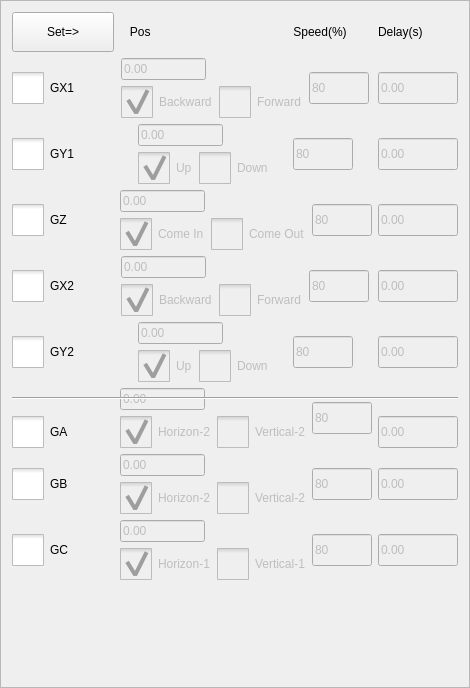
<?xml version="1.0" encoding="UTF-8"?>
<ui version="4.0">
 <class>ActionSettingFrame</class>
 <widget class="QFrame" name="ActionSettingFrame">
  <property name="geometry">
   <rect>
    <x>0</x>
    <y>0</y>
    <width>470</width>
    <height>688</height>
   </rect>
  </property>
  <property name="windowTitle">
   <string>Frame</string>
  </property>
  <property name="frameShape">
   <enum>QFrame::StyledPanel</enum>
  </property>
  <property name="frameShadow">
   <enum>QFrame::Raised</enum>
  </property>
  <layout class="QGridLayout" name="gridLayout">
   <item row="10" column="0">
    <widget class="QCheckBox" name="gCButton">
     <property name="styleSheet">
      <string notr="true">::indicator {
     width: 32px;
     height: 32px;
 }

::indicator:unchecked 
{
     image: url(:/resource/check_unchecked.png);
 }
::indicator:checked 
{
     image: url(:/resource/check_checked.png);
 }

::indicator:checked:disabled
{
 image: url(:/resource/check_checked_disable.png);
}

::indicator:unchecked:disabled
{
 image: url(:/resource/check_unchecked_disable.png);
}</string>
     </property>
     <property name="text">
      <string>GC</string>
     </property>
     <property name="checkable">
      <bool>true</bool>
     </property>
    </widget>
   </item>
   <item row="1" column="3">
    <widget class="ICLineEditWithVirtualNumericKeypad" name="x1DelayLineEdit">
     <property name="enabled">
      <bool>false</bool>
     </property>
     <property name="minimumSize">
      <size>
       <width>80</width>
       <height>0</height>
      </size>
     </property>
     <property name="maximumSize">
      <size>
       <width>80</width>
       <height>32</height>
      </size>
     </property>
     <property name="text">
      <string>0.00</string>
     </property>
    </widget>
   </item>
   <item row="1" column="1" colspan="2">
    <layout class="QHBoxLayout" name="horizontalLayout_4">
     <item>
      <layout class="QVBoxLayout" name="verticalLayout">
       <item>
        <widget class="ICLineEditWithVirtualNumericKeypad" name="x1PosLineEdit">
         <property name="enabled">
          <bool>false</bool>
         </property>
         <property name="minimumSize">
          <size>
           <width>85</width>
           <height>0</height>
          </size>
         </property>
         <property name="maximumSize">
          <size>
           <width>85</width>
           <height>32</height>
          </size>
         </property>
         <property name="text">
          <string>0.00</string>
         </property>
        </widget>
       </item>
       <item>
        <layout class="QHBoxLayout" name="horizontalLayout">
         <item>
          <widget class="QCheckBox" name="x1BackwardBox">
           <property name="enabled">
            <bool>false</bool>
           </property>
           <property name="styleSheet">
            <string notr="true">::indicator {
     width: 32px;
     height: 32px;
 }

::indicator:unchecked 
{
     image: url(:/resource/check_unchecked.png);
 }
::indicator:checked 
{
     image: url(:/resource/check_checked.png);
 }

::indicator:checked:disabled
{
 image: url(:/resource/check_checked_disable.png);
}

::indicator:unchecked:disabled
{
 image: url(:/resource/check_unchecked_disable.png);
}</string>
           </property>
           <property name="text">
            <string>Backward</string>
           </property>
           <property name="checked">
            <bool>true</bool>
           </property>
           <attribute name="buttonGroup">
            <string notr="true">x1BoxbuttonGroup</string>
           </attribute>
          </widget>
         </item>
         <item>
          <widget class="QCheckBox" name="x1ForwardBox">
           <property name="enabled">
            <bool>false</bool>
           </property>
           <property name="styleSheet">
            <string notr="true">::indicator {
     width: 32px;
     height: 32px;
 }

::indicator:unchecked 
{
     image: url(:/resource/check_unchecked.png);
 }
::indicator:checked 
{
     image: url(:/resource/check_checked.png);
 }

::indicator:checked:disabled
{
 image: url(:/resource/check_checked_disable.png);
}

::indicator:unchecked:disabled
{
 image: url(:/resource/check_unchecked_disable.png);
}</string>
           </property>
           <property name="text">
            <string>Forward</string>
           </property>
           <property name="checked">
            <bool>false</bool>
           </property>
           <attribute name="buttonGroup">
            <string notr="true">x1BoxbuttonGroup</string>
           </attribute>
          </widget>
         </item>
        </layout>
       </item>
      </layout>
     </item>
     <item>
      <widget class="ICLineEditWithVirtualNumericKeypad" name="x1SpeedLineEdit">
       <property name="enabled">
        <bool>false</bool>
       </property>
       <property name="minimumSize">
        <size>
         <width>60</width>
         <height>0</height>
        </size>
       </property>
       <property name="maximumSize">
        <size>
         <width>60</width>
         <height>32</height>
        </size>
       </property>
       <property name="text">
        <string>80</string>
       </property>
      </widget>
     </item>
    </layout>
   </item>
   <item row="7" column="1" rowspan="2" colspan="2">
    <layout class="QHBoxLayout" name="horizontalLayout_7">
     <item>
      <layout class="QVBoxLayout" name="verticalLayout_12">
       <item>
        <widget class="ICLineEditWithVirtualNumericKeypad" name="aPosLineEdit">
         <property name="enabled">
          <bool>false</bool>
         </property>
         <property name="minimumSize">
          <size>
           <width>85</width>
           <height>0</height>
          </size>
         </property>
         <property name="maximumSize">
          <size>
           <width>85</width>
           <height>32</height>
          </size>
         </property>
         <property name="text">
          <string>0.00</string>
         </property>
        </widget>
       </item>
       <item>
        <layout class="QHBoxLayout" name="horizontalLayout_16">
         <item>
          <widget class="QCheckBox" name="aHorizonBox">
           <property name="enabled">
            <bool>false</bool>
           </property>
           <property name="styleSheet">
            <string notr="true">::indicator {
     width: 32px;
     height: 32px;
 }

::indicator:unchecked 
{
     image: url(:/resource/check_unchecked.png);
 }
::indicator:checked 
{
     image: url(:/resource/check_checked.png);
 }

::indicator:checked:disabled
{
 image: url(:/resource/check_checked_disable.png);
}

::indicator:unchecked:disabled
{
 image: url(:/resource/check_unchecked_disable.png);
}</string>
           </property>
           <property name="text">
            <string>Horizon-2</string>
           </property>
           <property name="checked">
            <bool>true</bool>
           </property>
           <attribute name="buttonGroup">
            <string notr="true">aBoxbuttonGroup</string>
           </attribute>
          </widget>
         </item>
         <item>
          <widget class="QCheckBox" name="aVerticalBox">
           <property name="enabled">
            <bool>false</bool>
           </property>
           <property name="styleSheet">
            <string notr="true">::indicator {
     width: 32px;
     height: 32px;
 }

::indicator:unchecked 
{
     image: url(:/resource/check_unchecked.png);
 }
::indicator:checked 
{
     image: url(:/resource/check_checked.png);
 }

::indicator:checked:disabled
{
 image: url(:/resource/check_checked_disable.png);
}

::indicator:unchecked:disabled
{
 image: url(:/resource/check_unchecked_disable.png);
}</string>
           </property>
           <property name="text">
            <string>Vertical-2</string>
           </property>
           <attribute name="buttonGroup">
            <string notr="true">aBoxbuttonGroup</string>
           </attribute>
          </widget>
         </item>
        </layout>
       </item>
      </layout>
     </item>
     <item>
      <widget class="ICLineEditWithVirtualNumericKeypad" name="aSpeedLineEdit">
       <property name="enabled">
        <bool>false</bool>
       </property>
       <property name="minimumSize">
        <size>
         <width>60</width>
         <height>0</height>
        </size>
       </property>
       <property name="maximumSize">
        <size>
         <width>60</width>
         <height>32</height>
        </size>
       </property>
       <property name="text">
        <string>80</string>
       </property>
      </widget>
     </item>
    </layout>
   </item>
   <item row="4" column="1" colspan="2">
    <layout class="QHBoxLayout" name="horizontalLayout_14">
     <item>
      <layout class="QVBoxLayout" name="verticalLayout_2">
       <item>
        <widget class="ICLineEditWithVirtualNumericKeypad" name="x2PosLineEdit">
         <property name="enabled">
          <bool>false</bool>
         </property>
         <property name="minimumSize">
          <size>
           <width>85</width>
           <height>0</height>
          </size>
         </property>
         <property name="maximumSize">
          <size>
           <width>85</width>
           <height>32</height>
          </size>
         </property>
         <property name="text">
          <string>0.00</string>
         </property>
        </widget>
       </item>
       <item>
        <layout class="QHBoxLayout" name="horizontalLayout_2">
         <item>
          <widget class="QCheckBox" name="x2BackwardBox">
           <property name="enabled">
            <bool>false</bool>
           </property>
           <property name="styleSheet">
            <string notr="true">::indicator {
     width: 32px;
     height: 32px;
 }

::indicator:unchecked 
{
     image: url(:/resource/check_unchecked.png);
 }
::indicator:checked 
{
     image: url(:/resource/check_checked.png);
 }

::indicator:checked:disabled
{
 image: url(:/resource/check_checked_disable.png);
}

::indicator:unchecked:disabled
{
 image: url(:/resource/check_unchecked_disable.png);
}</string>
           </property>
           <property name="text">
            <string>Backward</string>
           </property>
           <property name="checked">
            <bool>true</bool>
           </property>
           <attribute name="buttonGroup">
            <string notr="true">x2BoxbuttonGroup</string>
           </attribute>
          </widget>
         </item>
         <item>
          <widget class="QCheckBox" name="x2ForwardBox">
           <property name="enabled">
            <bool>false</bool>
           </property>
           <property name="styleSheet">
            <string notr="true">::indicator {
     width: 32px;
     height: 32px;
 }

::indicator:unchecked 
{
     image: url(:/resource/check_unchecked.png);
 }
::indicator:checked 
{
     image: url(:/resource/check_checked.png);
 }

::indicator:checked:disabled
{
 image: url(:/resource/check_checked_disable.png);
}

::indicator:unchecked:disabled
{
 image: url(:/resource/check_unchecked_disable.png);
}</string>
           </property>
           <property name="text">
            <string>Forward</string>
           </property>
           <property name="checked">
            <bool>false</bool>
           </property>
           <attribute name="buttonGroup">
            <string notr="true">x2BoxbuttonGroup</string>
           </attribute>
          </widget>
         </item>
        </layout>
       </item>
      </layout>
     </item>
     <item>
      <widget class="ICLineEditWithVirtualNumericKeypad" name="x2SpeedLineEdit">
       <property name="enabled">
        <bool>false</bool>
       </property>
       <property name="minimumSize">
        <size>
         <width>60</width>
         <height>0</height>
        </size>
       </property>
       <property name="maximumSize">
        <size>
         <width>60</width>
         <height>32</height>
        </size>
       </property>
       <property name="text">
        <string>80</string>
       </property>
      </widget>
     </item>
    </layout>
   </item>
   <item row="8" column="3">
    <widget class="ICLineEditWithVirtualNumericKeypad" name="aDelayLineEdit">
     <property name="enabled">
      <bool>false</bool>
     </property>
     <property name="minimumSize">
      <size>
       <width>80</width>
       <height>0</height>
      </size>
     </property>
     <property name="maximumSize">
      <size>
       <width>80</width>
       <height>32</height>
      </size>
     </property>
     <property name="text">
      <string>0.00</string>
     </property>
    </widget>
   </item>
   <item row="3" column="3">
    <widget class="ICLineEditWithVirtualNumericKeypad" name="zDelayLineEdit">
     <property name="enabled">
      <bool>false</bool>
     </property>
     <property name="minimumSize">
      <size>
       <width>80</width>
       <height>0</height>
      </size>
     </property>
     <property name="maximumSize">
      <size>
       <width>80</width>
       <height>32</height>
      </size>
     </property>
     <property name="text">
      <string>0.00</string>
     </property>
    </widget>
   </item>
   <item row="4" column="3">
    <widget class="ICLineEditWithVirtualNumericKeypad" name="x2DelayLineEdit">
     <property name="enabled">
      <bool>false</bool>
     </property>
     <property name="minimumSize">
      <size>
       <width>80</width>
       <height>0</height>
      </size>
     </property>
     <property name="maximumSize">
      <size>
       <width>80</width>
       <height>32</height>
      </size>
     </property>
     <property name="text">
      <string>0.00</string>
     </property>
    </widget>
   </item>
   <item row="2" column="1" colspan="2">
    <layout class="QHBoxLayout" name="horizontalLayout_5">
     <item>
      <layout class="QVBoxLayout" name="verticalLayout_9">
       <item>
        <widget class="ICLineEditWithVirtualNumericKeypad" name="y1PosLineEdit">
         <property name="enabled">
          <bool>false</bool>
         </property>
         <property name="minimumSize">
          <size>
           <width>85</width>
           <height>0</height>
          </size>
         </property>
         <property name="maximumSize">
          <size>
           <width>85</width>
           <height>32</height>
          </size>
         </property>
         <property name="text">
          <string>0.00</string>
         </property>
        </widget>
       </item>
       <item>
        <layout class="QHBoxLayout" name="horizontalLayout_11">
         <item>
          <widget class="QCheckBox" name="y1UpBox">
           <property name="enabled">
            <bool>false</bool>
           </property>
           <property name="styleSheet">
            <string notr="true">::indicator {
     width: 32px;
     height: 32px;
 }

::indicator:unchecked 
{
     image: url(:/resource/check_unchecked.png);
 }
::indicator:checked 
{
     image: url(:/resource/check_checked.png);
 }

::indicator:checked:disabled
{
 image: url(:/resource/check_checked_disable.png);
}

::indicator:unchecked:disabled
{
 image: url(:/resource/check_unchecked_disable.png);
}</string>
           </property>
           <property name="text">
            <string>Up</string>
           </property>
           <property name="checked">
            <bool>true</bool>
           </property>
           <attribute name="buttonGroup">
            <string notr="true">y1BoxbuttonGroup</string>
           </attribute>
          </widget>
         </item>
         <item>
          <widget class="QCheckBox" name="y1DownBox">
           <property name="enabled">
            <bool>false</bool>
           </property>
           <property name="styleSheet">
            <string notr="true">::indicator {
     width: 32px;
     height: 32px;
 }

::indicator:unchecked 
{
     image: url(:/resource/check_unchecked.png);
 }
::indicator:checked 
{
     image: url(:/resource/check_checked.png);
 }

::indicator:checked:disabled
{
 image: url(:/resource/check_checked_disable.png);
}

::indicator:unchecked:disabled
{
 image: url(:/resource/check_unchecked_disable.png);
}</string>
           </property>
           <property name="text">
            <string>Down</string>
           </property>
           <attribute name="buttonGroup">
            <string notr="true">y1BoxbuttonGroup</string>
           </attribute>
          </widget>
         </item>
        </layout>
       </item>
      </layout>
     </item>
     <item>
      <widget class="ICLineEditWithVirtualNumericKeypad" name="y1SpeedLineEdit">
       <property name="enabled">
        <bool>false</bool>
       </property>
       <property name="minimumSize">
        <size>
         <width>60</width>
         <height>0</height>
        </size>
       </property>
       <property name="maximumSize">
        <size>
         <width>60</width>
         <height>32</height>
        </size>
       </property>
       <property name="text">
        <string>80</string>
       </property>
      </widget>
     </item>
    </layout>
   </item>
   <item row="3" column="0">
    <widget class="QCheckBox" name="gzButton">
     <property name="styleSheet">
      <string notr="true">::indicator {
     width: 32px;
     height: 32px;
 }

::indicator:unchecked 
{
     image: url(:/resource/check_unchecked.png);
 }
::indicator:checked 
{
     image: url(:/resource/check_checked.png);
 }

::indicator:checked:disabled
{
 image: url(:/resource/check_checked_disable.png);
}

::indicator:unchecked:disabled
{
 image: url(:/resource/check_unchecked_disable.png);
}</string>
     </property>
     <property name="text">
      <string>GZ</string>
     </property>
     <property name="checkable">
      <bool>true</bool>
     </property>
    </widget>
   </item>
   <item row="6" column="0" rowspan="2" colspan="4">
    <widget class="Line" name="line">
     <property name="styleSheet">
      <string notr="true">QMessageBox QAbstractButton
{
    min-width: 90px;
	min-height:30px;
}
</string>
     </property>
     <property name="orientation">
      <enum>Qt::Horizontal</enum>
     </property>
    </widget>
   </item>
   <item row="5" column="0">
    <widget class="QCheckBox" name="gQButton">
     <property name="styleSheet">
      <string notr="true">::indicator {
     width: 32px;
     height: 32px;
 }

::indicator:unchecked 
{
     image: url(:/resource/check_unchecked.png);
 }
::indicator:checked 
{
     image: url(:/resource/check_checked.png);
 }

::indicator:checked:disabled
{
 image: url(:/resource/check_checked_disable.png);
}

::indicator:unchecked:disabled
{
 image: url(:/resource/check_unchecked_disable.png);
}</string>
     </property>
     <property name="text">
      <string>GY2</string>
     </property>
     <property name="checkable">
      <bool>true</bool>
     </property>
    </widget>
   </item>
   <item row="3" column="1" colspan="2">
    <layout class="QHBoxLayout" name="horizontalLayout_12">
     <item>
      <layout class="QVBoxLayout" name="verticalLayout_10">
       <item>
        <widget class="ICLineEditWithVirtualNumericKeypad" name="zPosLineEdit">
         <property name="enabled">
          <bool>false</bool>
         </property>
         <property name="minimumSize">
          <size>
           <width>85</width>
           <height>0</height>
          </size>
         </property>
         <property name="maximumSize">
          <size>
           <width>85</width>
           <height>32</height>
          </size>
         </property>
         <property name="text">
          <string>0.00</string>
         </property>
        </widget>
       </item>
       <item>
        <layout class="QHBoxLayout" name="horizontalLayout_13">
         <item>
          <widget class="QCheckBox" name="zComeInBox">
           <property name="enabled">
            <bool>false</bool>
           </property>
           <property name="styleSheet">
            <string notr="true">::indicator {
     width: 32px;
     height: 32px;
 }

::indicator:unchecked 
{
     image: url(:/resource/check_unchecked.png);
 }
::indicator:checked 
{
     image: url(:/resource/check_checked.png);
 }

::indicator:checked:disabled
{
 image: url(:/resource/check_checked_disable.png);
}

::indicator:unchecked:disabled
{
 image: url(:/resource/check_unchecked_disable.png);
}</string>
           </property>
           <property name="text">
            <string>Come In</string>
           </property>
           <property name="checked">
            <bool>true</bool>
           </property>
           <attribute name="buttonGroup">
            <string notr="true">zBoxbuttonGroup</string>
           </attribute>
          </widget>
         </item>
         <item>
          <widget class="QCheckBox" name="zComeOutBox">
           <property name="enabled">
            <bool>false</bool>
           </property>
           <property name="styleSheet">
            <string notr="true">::indicator {
     width: 32px;
     height: 32px;
 }

::indicator:unchecked 
{
     image: url(:/resource/check_unchecked.png);
 }
::indicator:checked 
{
     image: url(:/resource/check_checked.png);
 }

::indicator:checked:disabled
{
 image: url(:/resource/check_checked_disable.png);
}

::indicator:unchecked:disabled
{
 image: url(:/resource/check_unchecked_disable.png);
}</string>
           </property>
           <property name="text">
            <string>Come Out</string>
           </property>
           <attribute name="buttonGroup">
            <string notr="true">zBoxbuttonGroup</string>
           </attribute>
          </widget>
         </item>
        </layout>
       </item>
      </layout>
     </item>
     <item>
      <widget class="ICLineEditWithVirtualNumericKeypad" name="zSpeedLineEdit">
       <property name="enabled">
        <bool>false</bool>
       </property>
       <property name="minimumSize">
        <size>
         <width>60</width>
         <height>0</height>
        </size>
       </property>
       <property name="maximumSize">
        <size>
         <width>60</width>
         <height>32</height>
        </size>
       </property>
       <property name="text">
        <string>80</string>
       </property>
      </widget>
     </item>
    </layout>
   </item>
   <item row="5" column="3">
    <widget class="ICLineEditWithVirtualNumericKeypad" name="y2DelayLineEdit">
     <property name="enabled">
      <bool>false</bool>
     </property>
     <property name="minimumSize">
      <size>
       <width>80</width>
       <height>0</height>
      </size>
     </property>
     <property name="maximumSize">
      <size>
       <width>80</width>
       <height>32</height>
      </size>
     </property>
     <property name="text">
      <string>0.00</string>
     </property>
    </widget>
   </item>
   <item row="8" column="0">
    <widget class="QCheckBox" name="gAButton">
     <property name="styleSheet">
      <string notr="true">::indicator {
     width: 32px;
     height: 32px;
 }

::indicator:unchecked 
{
     image: url(:/resource/check_unchecked.png);
 }
::indicator:checked 
{
     image: url(:/resource/check_checked.png);
 }

::indicator:checked:disabled
{
 image: url(:/resource/check_checked_disable.png);
}

::indicator:unchecked:disabled
{
 image: url(:/resource/check_unchecked_disable.png);
}</string>
     </property>
     <property name="text">
      <string>GA</string>
     </property>
     <property name="checkable">
      <bool>true</bool>
     </property>
    </widget>
   </item>
   <item row="1" column="0">
    <widget class="QCheckBox" name="gxButton">
     <property name="styleSheet">
      <string notr="true">::indicator {
     width: 32px;
     height: 32px;
 }

::indicator:unchecked 
{
     image: url(:/resource/check_unchecked.png);
 }
::indicator:checked 
{
     image: url(:/resource/check_checked.png);
 }

::indicator:checked:disabled
{
 image: url(:/resource/check_checked_disable.png);
}

::indicator:unchecked:disabled
{
 image: url(:/resource/check_unchecked_disable.png);
}</string>
     </property>
     <property name="text">
      <string>GX1</string>
     </property>
     <property name="checkable">
      <bool>true</bool>
     </property>
    </widget>
   </item>
   <item row="11" column="1">
    <spacer name="verticalSpacer">
     <property name="orientation">
      <enum>Qt::Vertical</enum>
     </property>
     <property name="sizeHint" stdset="0">
      <size>
       <width>20</width>
       <height>40</height>
      </size>
     </property>
    </spacer>
   </item>
   <item row="4" column="0">
    <widget class="QCheckBox" name="gPButton">
     <property name="styleSheet">
      <string notr="true">::indicator {
     width: 32px;
     height: 32px;
 }

::indicator:unchecked 
{
     image: url(:/resource/check_unchecked.png);
 }
::indicator:checked 
{
     image: url(:/resource/check_checked.png);
 }

::indicator:checked:disabled
{
 image: url(:/resource/check_checked_disable.png);
}

::indicator:unchecked:disabled
{
 image: url(:/resource/check_unchecked_disable.png);
}</string>
     </property>
     <property name="text">
      <string>GX2</string>
     </property>
     <property name="checkable">
      <bool>true</bool>
     </property>
    </widget>
   </item>
   <item row="9" column="3">
    <widget class="ICLineEditWithVirtualNumericKeypad" name="bDelayLineEdit">
     <property name="enabled">
      <bool>false</bool>
     </property>
     <property name="minimumSize">
      <size>
       <width>80</width>
       <height>0</height>
      </size>
     </property>
     <property name="maximumSize">
      <size>
       <width>80</width>
       <height>32</height>
      </size>
     </property>
     <property name="text">
      <string>0.00</string>
     </property>
    </widget>
   </item>
   <item row="5" column="1" colspan="2">
    <layout class="QHBoxLayout" name="horizontalLayout_6">
     <item>
      <layout class="QVBoxLayout" name="verticalLayout_11">
       <item>
        <widget class="ICLineEditWithVirtualNumericKeypad" name="y2PosLineEdit">
         <property name="enabled">
          <bool>false</bool>
         </property>
         <property name="minimumSize">
          <size>
           <width>85</width>
           <height>0</height>
          </size>
         </property>
         <property name="maximumSize">
          <size>
           <width>85</width>
           <height>32</height>
          </size>
         </property>
         <property name="text">
          <string>0.00</string>
         </property>
        </widget>
       </item>
       <item>
        <layout class="QHBoxLayout" name="horizontalLayout_15">
         <item>
          <widget class="QCheckBox" name="y2UpBox">
           <property name="enabled">
            <bool>false</bool>
           </property>
           <property name="styleSheet">
            <string notr="true">::indicator {
     width: 32px;
     height: 32px;
 }

::indicator:unchecked 
{
     image: url(:/resource/check_unchecked.png);
 }
::indicator:checked 
{
     image: url(:/resource/check_checked.png);
 }

::indicator:checked:disabled
{
 image: url(:/resource/check_checked_disable.png);
}

::indicator:unchecked:disabled
{
 image: url(:/resource/check_unchecked_disable.png);
}</string>
           </property>
           <property name="text">
            <string>Up</string>
           </property>
           <property name="checked">
            <bool>true</bool>
           </property>
           <attribute name="buttonGroup">
            <string notr="true">y2BoxbuttonGroup</string>
           </attribute>
          </widget>
         </item>
         <item>
          <widget class="QCheckBox" name="y2DownBox">
           <property name="enabled">
            <bool>false</bool>
           </property>
           <property name="styleSheet">
            <string notr="true">::indicator {
     width: 32px;
     height: 32px;
 }

::indicator:unchecked 
{
     image: url(:/resource/check_unchecked.png);
 }
::indicator:checked 
{
     image: url(:/resource/check_checked.png);
 }

::indicator:checked:disabled
{
 image: url(:/resource/check_checked_disable.png);
}

::indicator:unchecked:disabled
{
 image: url(:/resource/check_unchecked_disable.png);
}</string>
           </property>
           <property name="text">
            <string>Down</string>
           </property>
           <attribute name="buttonGroup">
            <string notr="true">y2BoxbuttonGroup</string>
           </attribute>
          </widget>
         </item>
        </layout>
       </item>
      </layout>
     </item>
     <item>
      <widget class="ICLineEditWithVirtualNumericKeypad" name="y2SpeedLineEdit">
       <property name="enabled">
        <bool>false</bool>
       </property>
       <property name="minimumSize">
        <size>
         <width>60</width>
         <height>0</height>
        </size>
       </property>
       <property name="maximumSize">
        <size>
         <width>60</width>
         <height>32</height>
        </size>
       </property>
       <property name="text">
        <string>80</string>
       </property>
      </widget>
     </item>
    </layout>
   </item>
   <item row="9" column="0">
    <widget class="QCheckBox" name="gBButton">
     <property name="styleSheet">
      <string notr="true">::indicator {
     width: 32px;
     height: 32px;
 }

::indicator:unchecked 
{
     image: url(:/resource/check_unchecked.png);
 }
::indicator:checked 
{
     image: url(:/resource/check_checked.png);
 }

::indicator:checked:disabled
{
 image: url(:/resource/check_checked_disable.png);
}

::indicator:unchecked:disabled
{
 image: url(:/resource/check_unchecked_disable.png);
}</string>
     </property>
     <property name="text">
      <string>GB</string>
     </property>
     <property name="checkable">
      <bool>true</bool>
     </property>
    </widget>
   </item>
   <item row="0" column="0">
    <widget class="QToolButton" name="inputButton">
     <property name="sizePolicy">
      <sizepolicy hsizetype="Preferred" vsizetype="Preferred">
       <horstretch>0</horstretch>
       <verstretch>0</verstretch>
      </sizepolicy>
     </property>
     <property name="minimumSize">
      <size>
       <width>64</width>
       <height>40</height>
      </size>
     </property>
     <property name="text">
      <string>Set=&gt;</string>
     </property>
    </widget>
   </item>
   <item row="0" column="3">
    <widget class="QLabel" name="label_2">
     <property name="text">
      <string>Delay(s)</string>
     </property>
    </widget>
   </item>
   <item row="10" column="1" colspan="2">
    <layout class="QHBoxLayout" name="horizontalLayout_9">
     <item>
      <layout class="QVBoxLayout" name="verticalLayout_14">
       <item>
        <widget class="ICLineEditWithVirtualNumericKeypad" name="cPosLineEdit">
         <property name="enabled">
          <bool>false</bool>
         </property>
         <property name="minimumSize">
          <size>
           <width>85</width>
           <height>0</height>
          </size>
         </property>
         <property name="maximumSize">
          <size>
           <width>85</width>
           <height>32</height>
          </size>
         </property>
         <property name="text">
          <string>0.00</string>
         </property>
        </widget>
       </item>
       <item>
        <layout class="QHBoxLayout" name="horizontalLayout_18">
         <item>
          <widget class="QCheckBox" name="cHorizonBox">
           <property name="enabled">
            <bool>false</bool>
           </property>
           <property name="styleSheet">
            <string notr="true">::indicator {
     width: 32px;
     height: 32px;
 }

::indicator:unchecked 
{
     image: url(:/resource/check_unchecked.png);
 }
::indicator:checked 
{
     image: url(:/resource/check_checked.png);
 }

::indicator:checked:disabled
{
 image: url(:/resource/check_checked_disable.png);
}

::indicator:unchecked:disabled
{
 image: url(:/resource/check_unchecked_disable.png);
}</string>
           </property>
           <property name="text">
            <string>Horizon-1</string>
           </property>
           <property name="checked">
            <bool>true</bool>
           </property>
           <attribute name="buttonGroup">
            <string notr="true">cBoxbuttonGroup</string>
           </attribute>
          </widget>
         </item>
         <item>
          <widget class="QCheckBox" name="cVerticalBox">
           <property name="enabled">
            <bool>false</bool>
           </property>
           <property name="styleSheet">
            <string notr="true">::indicator {
     width: 32px;
     height: 32px;
 }

::indicator:unchecked 
{
     image: url(:/resource/check_unchecked.png);
 }
::indicator:checked 
{
     image: url(:/resource/check_checked.png);
 }

::indicator:checked:disabled
{
 image: url(:/resource/check_checked_disable.png);
}

::indicator:unchecked:disabled
{
 image: url(:/resource/check_unchecked_disable.png);
}</string>
           </property>
           <property name="text">
            <string>Vertical-1</string>
           </property>
           <attribute name="buttonGroup">
            <string notr="true">cBoxbuttonGroup</string>
           </attribute>
          </widget>
         </item>
        </layout>
       </item>
      </layout>
     </item>
     <item>
      <widget class="ICLineEditWithVirtualNumericKeypad" name="cSpeedLineEdit">
       <property name="enabled">
        <bool>false</bool>
       </property>
       <property name="minimumSize">
        <size>
         <width>60</width>
         <height>0</height>
        </size>
       </property>
       <property name="maximumSize">
        <size>
         <width>60</width>
         <height>32</height>
        </size>
       </property>
       <property name="text">
        <string>80</string>
       </property>
      </widget>
     </item>
    </layout>
   </item>
   <item row="9" column="1" colspan="2">
    <layout class="QHBoxLayout" name="horizontalLayout_8">
     <item>
      <layout class="QVBoxLayout" name="verticalLayout_13">
       <item>
        <widget class="ICLineEditWithVirtualNumericKeypad" name="bPosLineEdit">
         <property name="enabled">
          <bool>false</bool>
         </property>
         <property name="minimumSize">
          <size>
           <width>85</width>
           <height>0</height>
          </size>
         </property>
         <property name="maximumSize">
          <size>
           <width>85</width>
           <height>32</height>
          </size>
         </property>
         <property name="text">
          <string>0.00</string>
         </property>
        </widget>
       </item>
       <item>
        <layout class="QHBoxLayout" name="horizontalLayout_17">
         <item>
          <widget class="QCheckBox" name="bHorizonBox">
           <property name="enabled">
            <bool>false</bool>
           </property>
           <property name="styleSheet">
            <string notr="true">::indicator {
     width: 32px;
     height: 32px;
 }

::indicator:unchecked 
{
     image: url(:/resource/check_unchecked.png);
 }
::indicator:checked 
{
     image: url(:/resource/check_checked.png);
 }

::indicator:checked:disabled
{
 image: url(:/resource/check_checked_disable.png);
}

::indicator:unchecked:disabled
{
 image: url(:/resource/check_unchecked_disable.png);
}</string>
           </property>
           <property name="text">
            <string>Horizon-2</string>
           </property>
           <property name="checked">
            <bool>true</bool>
           </property>
           <attribute name="buttonGroup">
            <string notr="true">bBoxbuttonGroup</string>
           </attribute>
          </widget>
         </item>
         <item>
          <widget class="QCheckBox" name="bVerticalBox">
           <property name="enabled">
            <bool>false</bool>
           </property>
           <property name="styleSheet">
            <string notr="true">::indicator {
     width: 32px;
     height: 32px;
 }

::indicator:unchecked 
{
     image: url(:/resource/check_unchecked.png);
 }
::indicator:checked 
{
     image: url(:/resource/check_checked.png);
 }

::indicator:checked:disabled
{
 image: url(:/resource/check_checked_disable.png);
}

::indicator:unchecked:disabled
{
 image: url(:/resource/check_unchecked_disable.png);
}</string>
           </property>
           <property name="text">
            <string>Vertical-2</string>
           </property>
           <attribute name="buttonGroup">
            <string notr="true">bBoxbuttonGroup</string>
           </attribute>
          </widget>
         </item>
        </layout>
       </item>
      </layout>
     </item>
     <item>
      <widget class="ICLineEditWithVirtualNumericKeypad" name="bSpeedLineEdit">
       <property name="enabled">
        <bool>false</bool>
       </property>
       <property name="minimumSize">
        <size>
         <width>60</width>
         <height>0</height>
        </size>
       </property>
       <property name="maximumSize">
        <size>
         <width>60</width>
         <height>32</height>
        </size>
       </property>
       <property name="text">
        <string>80</string>
       </property>
      </widget>
     </item>
    </layout>
   </item>
   <item row="2" column="3">
    <widget class="ICLineEditWithVirtualNumericKeypad" name="y1DelayLineEdit">
     <property name="enabled">
      <bool>false</bool>
     </property>
     <property name="minimumSize">
      <size>
       <width>80</width>
       <height>0</height>
      </size>
     </property>
     <property name="maximumSize">
      <size>
       <width>80</width>
       <height>32</height>
      </size>
     </property>
     <property name="text">
      <string>0.00</string>
     </property>
    </widget>
   </item>
   <item row="0" column="1">
    <widget class="QLabel" name="label">
     <property name="text">
      <string>   Pos                </string>
     </property>
    </widget>
   </item>
   <item row="2" column="0">
    <widget class="QCheckBox" name="gyButton">
     <property name="styleSheet">
      <string notr="true">::indicator {
     width: 32px;
     height: 32px;
 }

::indicator:unchecked 
{
     image: url(:/resource/check_unchecked.png);
 }
::indicator:checked 
{
     image: url(:/resource/check_checked.png);
 }

::indicator:checked:disabled
{
 image: url(:/resource/check_checked_disable.png);
}

::indicator:unchecked:disabled
{
 image: url(:/resource/check_unchecked_disable.png);
}</string>
     </property>
     <property name="text">
      <string>GY1</string>
     </property>
     <property name="checkable">
      <bool>true</bool>
     </property>
    </widget>
   </item>
   <item row="10" column="3">
    <widget class="ICLineEditWithVirtualNumericKeypad" name="cDelayLineEdit">
     <property name="enabled">
      <bool>false</bool>
     </property>
     <property name="minimumSize">
      <size>
       <width>80</width>
       <height>0</height>
      </size>
     </property>
     <property name="maximumSize">
      <size>
       <width>80</width>
       <height>32</height>
      </size>
     </property>
     <property name="text">
      <string>0.00</string>
     </property>
    </widget>
   </item>
   <item row="0" column="2">
    <widget class="QLabel" name="label_6">
     <property name="sizePolicy">
      <sizepolicy hsizetype="Fixed" vsizetype="Preferred">
       <horstretch>0</horstretch>
       <verstretch>0</verstretch>
      </sizepolicy>
     </property>
     <property name="minimumSize">
      <size>
       <width>104</width>
       <height>0</height>
      </size>
     </property>
     <property name="text">
      <string>Speed(%)</string>
     </property>
     <property name="alignment">
      <set>Qt::AlignCenter</set>
     </property>
    </widget>
   </item>
  </layout>
 </widget>
 <customwidgets>
  <customwidget>
   <class>ICLineEditWithVirtualNumericKeypad</class>
   <extends>QLineEdit</extends>
   <header>iclineeditwithvirtualnumerickeypad.h</header>
  </customwidget>
 </customwidgets>
 <resources/>
 <connections/>
 <buttongroups>
  <buttongroup name="x2BoxbuttonGroup"/>
  <buttongroup name="aBoxbuttonGroup"/>
  <buttongroup name="bBoxbuttonGroup"/>
  <buttongroup name="cBoxbuttonGroup"/>
  <buttongroup name="y1BoxbuttonGroup"/>
  <buttongroup name="zBoxbuttonGroup"/>
  <buttongroup name="y2BoxbuttonGroup"/>
  <buttongroup name="x1BoxbuttonGroup"/>
 </buttongroups>
</ui>
